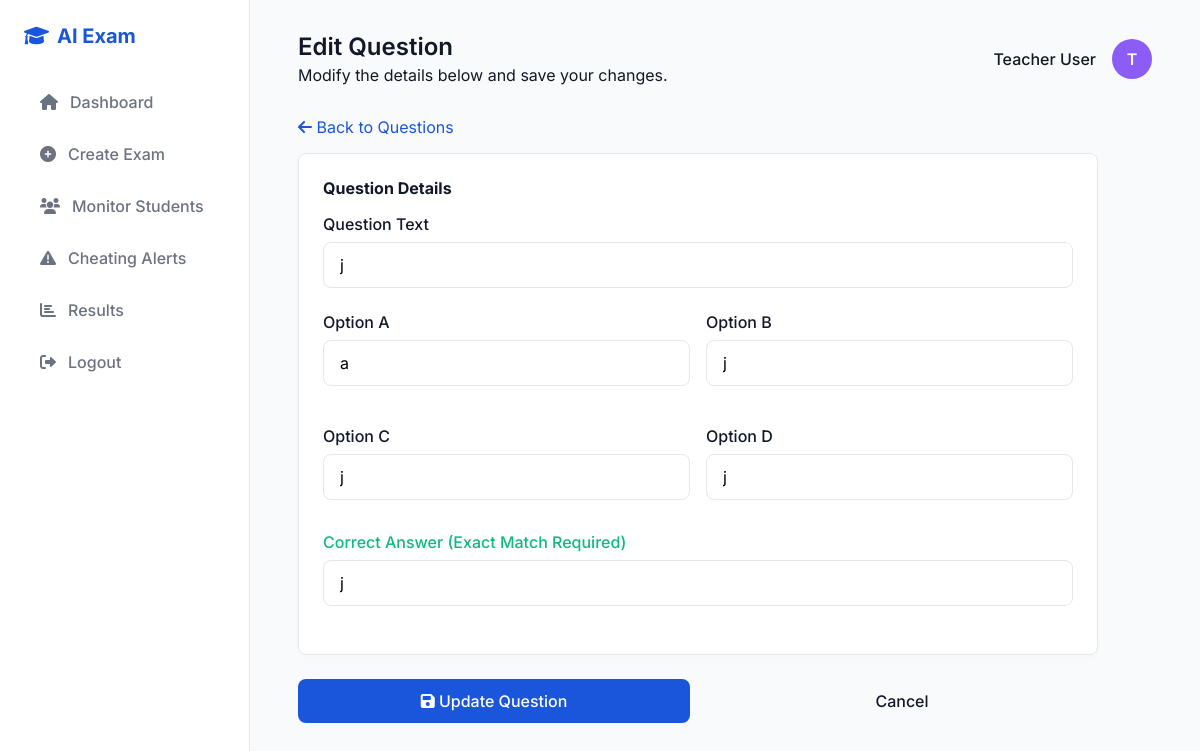
Page /teacher/edit_question/1 (signed in) on the earlier database version.
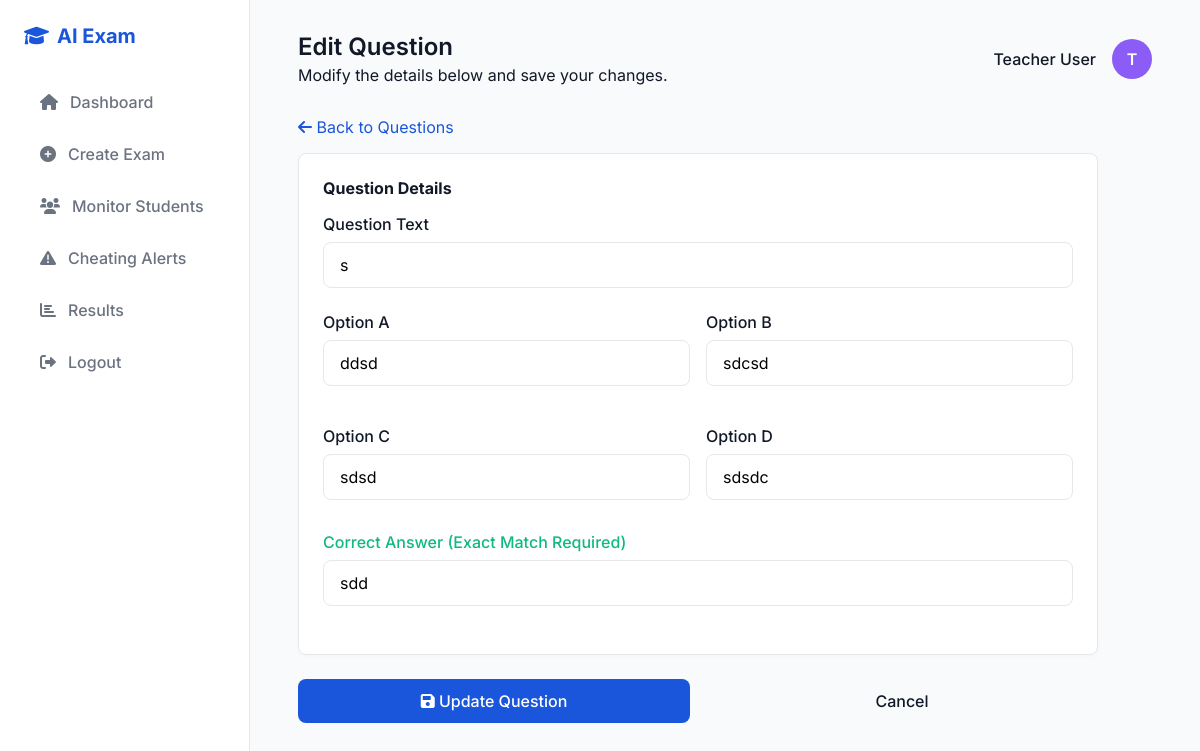
Same page on the later database version.
### tables this page shows
CREATE TABLE questions (
            id INTEGER PRIMARY KEY AUTOINCREMENT,
            exam_id INTEGER NOT NULL,
            question_text TEXT NOT NULL,
            option1 TEXT NOT NULL,
            option2 TEXT NOT NULL,
            option3 TEXT NOT NULL,
            option4 TEXT NOT NULL,
            correct_answer TEXT NOT NULL,
            question_type TEXT NOT NULL DEFAULT 'multiple_choice',
            FOREIGN KEY (exam_id) REFERENCES exams (id)
        );

### app.py (the view, shortened to what this page needs)
@app.route('/teacher/edit_question/<int:question_id>', methods=['GET', 'POST'])
def edit_question(question_id):
    if session.get('role') != 'teacher':
        return redirect(url_for('login'))
    conn = get_db_connection()
    question = conn.execute('SELECT * FROM questions WHERE id = ?', (question_id,)).fetchone()
    if not question:
        conn.close()
        flash('Question not found.')
        return redirect(url_for('manage_exams'))
    exam = conn.execute('SELECT * FROM exams WHERE id = ? AND created_by = ?', (question['exam_id'], session['user_id'])).fetchone()
    if not exam:
        conn.close()
        flash('Access denied.')
        return redirect(url_for('manage_exams'))
    conn.close()
    return render_template('edit_question.html', question=question)

### app.py (called while the page is built)
def get_db_connection():
    conn = sqlite3.connect(DATABASE)
    conn.row_factory = sqlite3.Row
    return conn

### templates/edit_question.html (shortened to what the changed rows need)
<!DOCTYPE html>
<html lang="en">
<head>
    <link rel="stylesheet" href="{{ url_for('static', filename='style.css') }}">
    <link href="https://cdnjs.cloudflare.com/ajax/libs/font-awesome/6.0.0/css/all.min.css" rel="stylesheet">
</head>
<body>
    <div class="dashboard-layout">
        <main class="main-content">
            <form method="POST" action="{{ url_for('edit_question', question_id=question.id) }}" style="max-width: 800px;">
                <div class="question-card">
                    <div class="form-group">
                        <label class="form-label">Question Text</label>
                        <input class="form-input" type="text" name="question_text" value="{{ question.question_text }}" required>
                    </div>
                    <div style="display: grid; grid-template-columns: 1fr 1fr; gap: 1rem;">
                        <div class="form-group">
                            <label class="form-label">Option A</label>
                            <input class="form-input" type="text" name="option1" value="{{ question.option1 }}" required>
                        </div>
                        <div class="form-group">
                            <label class="form-label">Option B</label>
                            <input class="form-input" type="text" name="option2" value="{{ question.option2 }}" required>
                        </div>
                        <div class="form-group">
                            <label class="form-label">Option C</label>
                            <input class="form-input" type="text" name="option3" value="{{ question.option3 }}" required>
                        </div>
                        <div class="form-group">
                            <label class="form-label">Option D</label>
                            <input class="form-input" type="text" name="option4" value="{{ question.option4 }}" required>
                        </div>
                    </div>
                    <div class="form-group" style="margin-top: 0.5rem;">
                        <label class="form-label" style="color: var(--success);">Correct Answer (Exact Match Required)</label>
                        <input class="form-input" type="text" name="correct_answer" value="{{ question.correct_answer }}" required>
                    </div>
                </div>
            </form>
        </main>
    </div>
</body>
</html>

Differences in the rows shown:
changed questions: question_text "j" → "s"; option1 "a" → "ddsd"; option2 "j" → "sdcsd"; option3 "j" → "sdsd"; option4 "j" → "sdsdc"; correct_answer "j" → "sdd"
